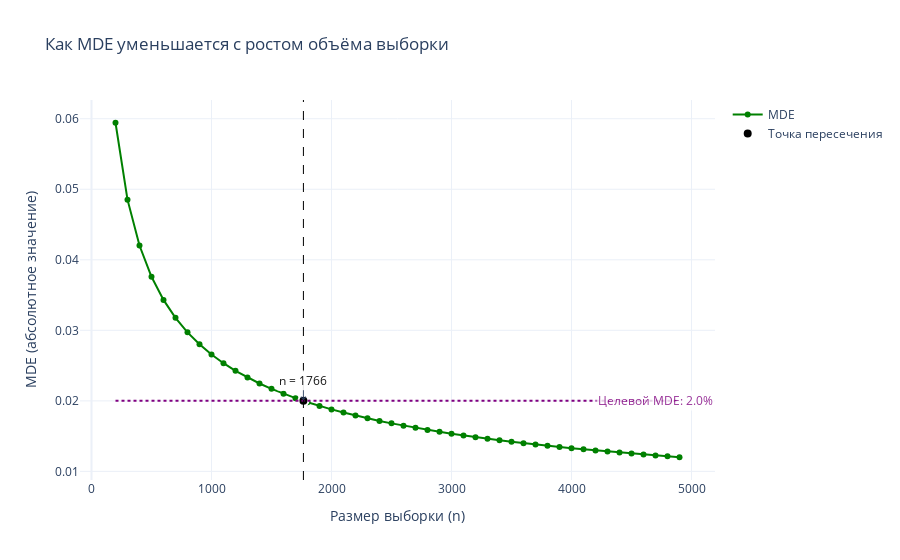

Notebook cell for this chart:
### Markdown cell above
### Интерпретация графика

Этот график 
- Показывает, **почему нужен MDE**
- Как работает **уровень значимости**
- Что такое **мощность теста**
- Почему **не всегда можно обнаружить маленький эффект**

Визуализирует **статистическую мощность A/B-теста** при заданных параметрах:
- Базовая конверсия: $ p_0 = 0.10 $
- Размер выборки: $ n = 1000 $
- Уровень значимости: $ \alpha = 0.05 $
- Мощность теста: $ 80\% $


| Кривая | Что означает |
|--------|-------------|
| 🔵 Синяя кривая (Контроль) | Распределение среднего значения в **контрольной группе** при нулевой гипотезе ($ H_0 $): конверсия = 0.10 |
| 🟠 Оранжевая кривая (Тест при MDE) | Распределение среднего значения в **тестовой группе** при альтернативной гипотезе ($ H_1 $): конверсия = $ p_0 + \text{MDE} = 0.1266 $ |

> Эти кривые — это **нормальные распределения** с одинаковой дисперсией (SEM), но разными средними.

---

### Критическая граница (красная пунктирная линия)

- Позиция: $ x = 0.1183417 $
- Формула: $ \text{critical\_upper} = p_0 + Z_{1-\alpha/2} \times \text{SEM} $
- $ Z_{1-\alpha/2} = 1.96 $, $ \text{SEM} = 0.009487 $
- $ 0.10 + 1.96 \times 0.009487 = 0.1186 $ → округлено до **0.1183**

Это **граница решений**: если среднее в тестовой группе > 0.1183 — эффект считается **статистически значимым**.

---

### Область обнаружения (закрашенная оранжевым)

- Это **площадь под оранжевой кривой справа от критической границы**
- Она равна **мощности теста** — ~80%
- Значит: если реальный эффект = MDE, то с вероятностью 80% мы его **обнаружим**

> Если эффект меньше MDE — эта площадь уменьшается, и риск пропустить эффект растёт.

---

### Числа в подписи (hover)

| Значение | Что означает |
|--------|-------------|
| `Контроль (A): 6.487787` | Плотность вероятности в точке $ x = 0.1183 $ для контрольной группы |
| `Тест (B): 28.8476` | Плотность вероятности в той же точке для тестовой группы |
| `0.1183417` | Координата критической границы |

> Плотность не является вероятностью, но показывает, насколько "плотно" распределены значения около этой точки.

---

### Почему MDE = 0.0266?

- $ \text{MDE} = \text{SEM} \times (Z_{1-\alpha/2} + Z_{1-\beta}) $
- $ \text{SEM} = 0.009487 $
- $ Z_{1-\alpha/2} = 1.96 $, $ Z_{1-\beta} = 0.84 $
- $ \text{MDE} = 0.009487 \times (1.96 + 0.84) = 0.0266 $

На графике: расстояние между пиком синей кривой (0.10) и пиком оранжевой (0.1266) = **0.0266**

### Code cell
# MDE И ОБЪЕМ ВЫБОРКИ

n_values = np.arange(200, 5000, 100)
mde_values = [calculate_mde(p0, n, alpha, power) for n in n_values]

fig2 = go.Figure()

# Линия MDE
fig2.add_trace(go.Scatter(
    x=n_values,
    y=mde_values,
    mode='lines+markers',
    name='MDE',
    line=dict(color='green')
))

# Горизонтальная линия - целевой MDE
fig2.add_shape(
    type='line',
    x0=n_values[0], x1=n_values[-1],
    y0=mde_target, y1=mde_target,
    xref='x', yref='y',
    line=dict(color='purple', dash='dot', width=2)
)

# Подпись к горизонтальной линии
fig2.add_annotation(
    x=n_values[-1] - 200,
    y=mde_target,
    xref='x', yref='y',
    text=f"Целевой MDE: {mde_target*100:.1f}%",
    showarrow=False,
    font=dict(size=12, color="purple"),
    bgcolor="white",
    opacity=0.8
)

# 🔵 Найдём ТОЧНОЕ n, при котором MDE = mde_target
z_alpha = stats.norm.ppf(1 - alpha/2)
z_beta = stats.norm.ppf(power)
numerator = (z_alpha + z_beta)**2 * p0 * (1 - p0)
denominator = mde_target**2
n_exact = numerator / denominator

# Округлим до целого
n_exact_rounded = int(np.ceil(n_exact))

# Добавим точку пересечения
fig2.add_trace(go.Scatter(
    x=[n_exact_rounded],
    y=[mde_target],
    mode='markers',
    marker=dict(
        color='black',
        size=10,
        symbol='circle',
        line=dict(width=2, color='white')
    ),
    name='Точка пересечения'
))

# Подпись сверху
fig2.add_annotation(
    x=n_exact_rounded,
    y=mde_target + 0.0001,
    xref='x', yref='y',
    text=f'n = {n_exact_rounded}',
    showarrow=True,
    arrowhead=4,
    ax=0, ay=-20,
    font=dict(size=12, color="black"),
    bgcolor="white",
    opacity=0.9
)

# Вертикальная пунктирная линия от точки до оси X
fig2.add_shape(
    type='line',
    x0=n_exact_rounded, x1=n_exact_rounded,
    y0=0, y1=1,
    xref='x', yref='paper',
    line=dict(color='black', dash='dash', width=1)
)

fig2.update_layout(
    title="Как MDE уменьшается с ростом объёма выборки",
    xaxis_title="Размер выборки (n)",
    yaxis_title="MDE (абсолютное значение)",
    hovermode="x unified",
    template="plotly_white"
)

fig2.show()

### Figure 1 — Plotly figure (JSON) as saved in the notebook; plotly's stock layout.template omitted (floating-point values rounded to 4 significant figures)
{"data": [{"line": {"color": "green"}, "mode": "lines+markers", "name": "MDE", "type": "scatter", "x": [200, 300, 400, 500, 600, 700, 800, 900, 1000, 1100, 1200, 1300, 1400, 1500, 1600, 1700, 1800, 1900, 2000, 2100, 2200, 2300, 2400, 2500, 2600, 2700, 2800, 2900, 3000, 3100, 3200, 3300, 3400, 3500, 3600, 3700, 3800, 3900, 4000, 4100, 4200, 4300, 4400, 4500, 4600, 4700, 4800, 4900], "y": [0.05943, 0.04852, 0.04202, 0.03759, 0.03431, 0.03177, 0.02972, 0.02802, 0.02658, 0.02534, 0.02426, 0.02331, 0.02246, 0.0217, 0.02101, 0.02038, 0.01981, 0.01928, 0.01879, 0.01834, 0.01792, 0.01753, 0.01716, 0.01681, 0.01648, 0.01617, 0.01588, 0.01561, 0.01534, 0.0151, 0.01486, 0.01463, 0.01441, 0.01421, 0.01401, 0.01382, 0.01363, 0.01346, 0.01329, 0.01313, 0.01297, 0.01282, 0.01267, 0.01253, 0.01239, 0.01226, 0.01213, 0.01201]}, {"marker": {"color": "black", "line": {"color": "white", "width": 2}, "size": 10, "symbol": "circle"}, "mode": "markers", "name": "Точка пересечения", "type": "scatter", "x": [1766], "y": [0.02]}], "layout": {"annotations": [{"bgcolor": "white", "font": {"color": "purple", "size": 12}, "opacity": 0.8, "showarrow": false, "text": "Целевой MDE: 2.0%", "x": 4700, "xref": "x", "y": 0.02, "yref": "y"}, {"arrowhead": 4, "ax": 0, "ay": -20, "bgcolor": "white", "font": {"color": "black", "size": 12}, "opacity": 0.9, "showarrow": true, "text": "n = 1766", "x": 1766, "xref": "x", "y": 0.0201, "yref": "y"}], "hovermode": "x unified", "shapes": [{"line": {"color": "purple", "dash": "dot", "width": 2}, "type": "line", "x0": 200, "x1": 4900, "xref": "x", "y0": 0.02, "y1": 0.02, "yref": "y"}, {"line": {"color": "black", "dash": "dash", "width": 1}, "type": "line", "x0": 1766, "x1": 1766, "xref": "x", "y0": 0, "y1": 1, "yref": "paper"}], "title": {"text": "Как MDE уменьшается с ростом объёма выборки"}, "xaxis": {"title": {"text": "Размер выборки (n)"}}, "yaxis": {"title": {"text": "MDE (абсолютное значение)"}}}}
